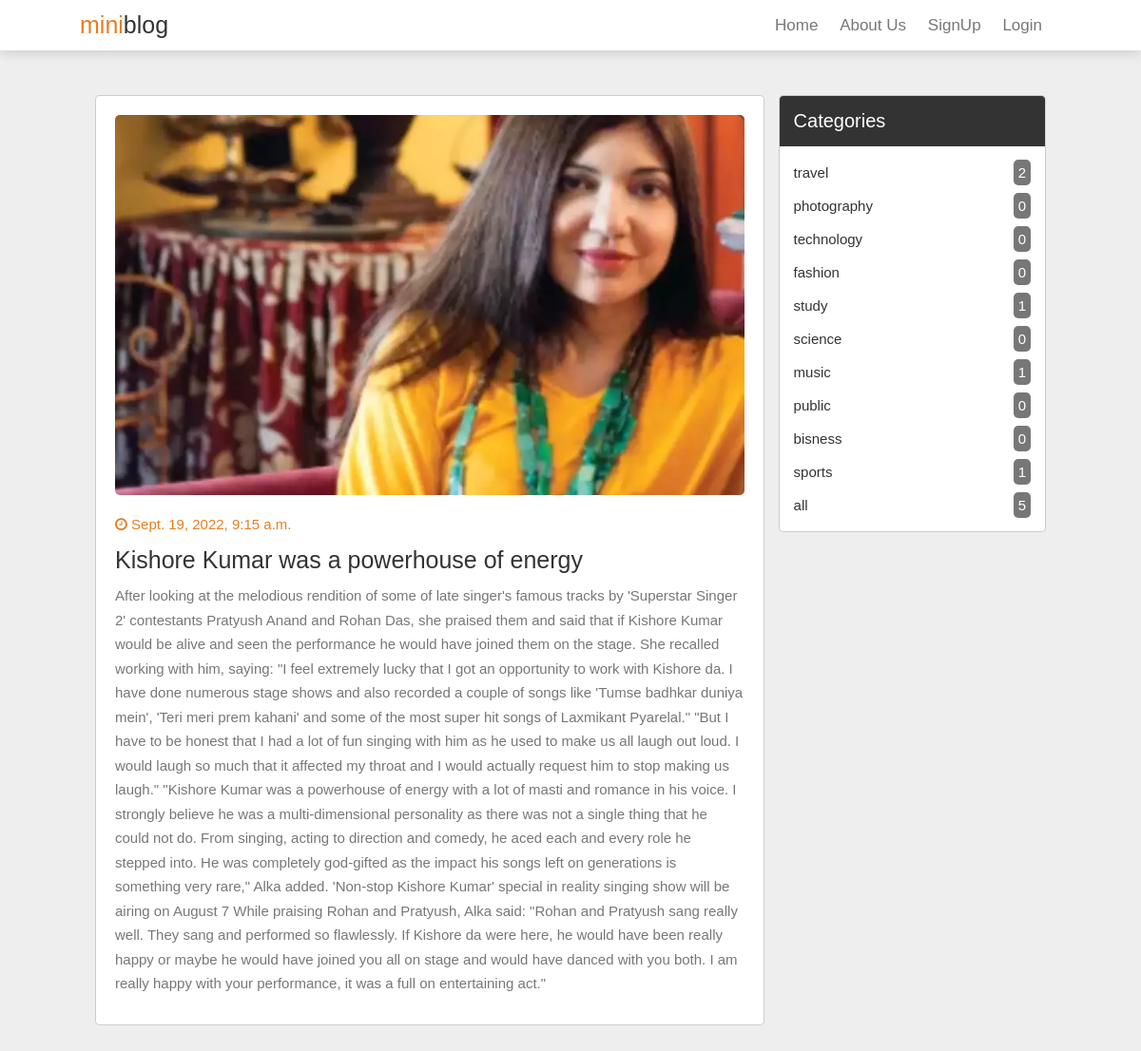
Page /?category=7 on the earlier database version.
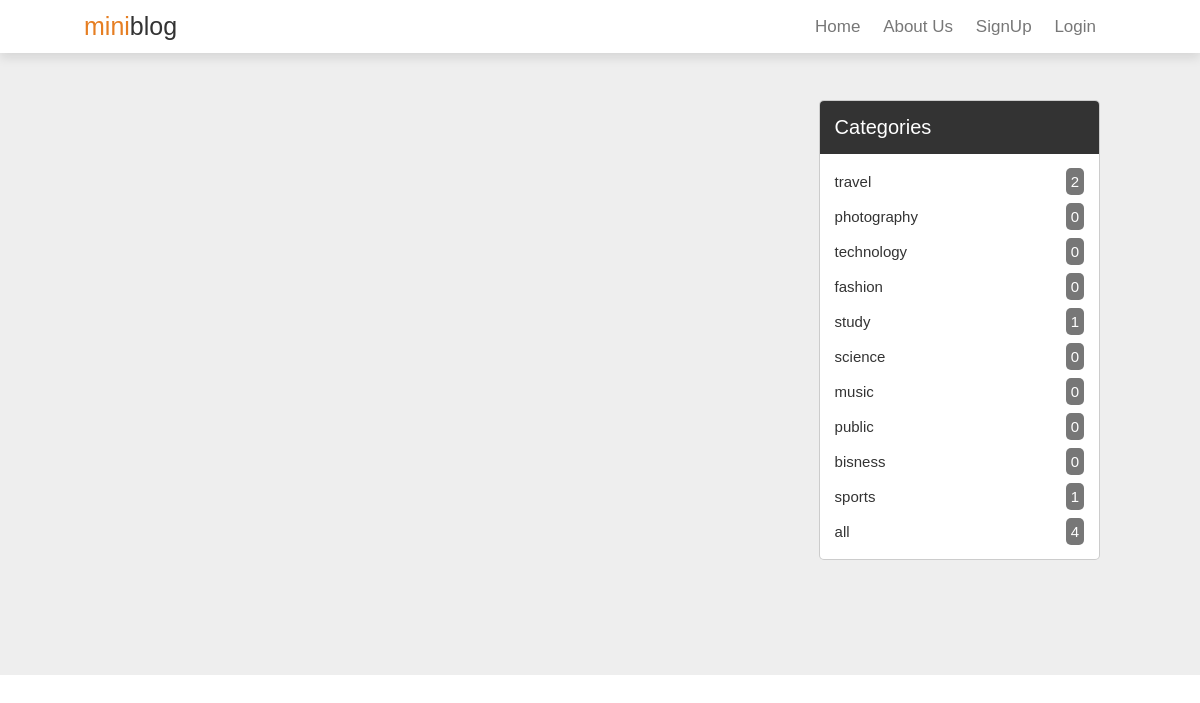
Same page on the later database version.
### blog/models.py (models this page shows, shortened)
class Post(models.Model):
    img = models.ImageField(upload_to='upload/image/', default=0)
    title = models.CharField(max_length=50)
    category = models.ForeignKey(Category, on_delete=models.CASCADE, default=0)
    created_date = models.DateTimeField(default=timezone.now)
    desc = models.TextField()

class Category(models.Model):
    name = models.CharField(max_length=50)

### blog/views.py (the view)
# urls.py: 2. Add a URL to urlpatterns:  path('', views.home, name='home')
def home(request):
    posts = None
    count = None
    categories = Category.objects.all()
    count = Post.objects.all().count()
    category_id = request.GET.get('category')
    if category_id:
        posts = Post.objects.filter(category=category_id)
    else:
        posts = Post.objects.all()
    return render(request, 'blog/home.html', {'posts':posts, 'categories':categories, 'count':count})

### blog/templates/blog/home.html
{% extends 'blog/base.html' %}
{% load static %}
{% block content %}
<section class="container">
    <div class="posts-container">
        {% for post in posts %}
        <div class="post">
            <img src="{{post.img.url}}" alt="" srcset="" class="image">
            <div class="date">
                <i class="fa fa-clock-o" aria-hidden="true"></i>
                <span>{{post.created_date}}</span>
            </div>
            <h3 class="title">{{post.title}}</post></h3>
            <p class="text">{{post.desc}}</p>
        </div>
        {% endfor %}
    </div>
    <div class="sidebar">
        <div class="box">
            <h3 class="title">categories</h3>
            <div class="category">
                {% for category in categories %}
                <a href="/?category={{category.id}}"> {{category.name}} <span>{{ category.post_set.count }}</span></a>
                {% endfor %}
                <a href="/"> all <span>{{count}}</span></a>
            </div>
        </div>
    </div>
</section>
{% endblock content %}

Differences in the rows shown:
removed Post: img (picture), created_date "Sept. 19, 2022, 9:15 a.m.", title "Kishore Kumar was a powerhouse of energy", desc "After looking at the melodious rendition of some of late singer's famous tracks by 'Superstar Singer 2' contestants Pratyush Anand and Rohan Das, she praised them and said that if Kishore Kumar would be alive and seen the performance he would have joined them on the stage. She recalled working with him, saying: \"I feel extremely lucky that I got an opportunity to work with Kishore da. I have done numerous stage shows and also recorded a couple of songs like 'Tumse badhkar duniya mein', 'Teri meri prem kahani' and some of the most super hit songs of Laxmikant Pyarelal.\" \"But I have to be honest that I had a lot of fun singing with him as he used to make us all laugh out loud. I would laugh…"
computed for Category "music": post_set.count "1" → "0"
Other differences:
{{ count }}: "5" → "4"
